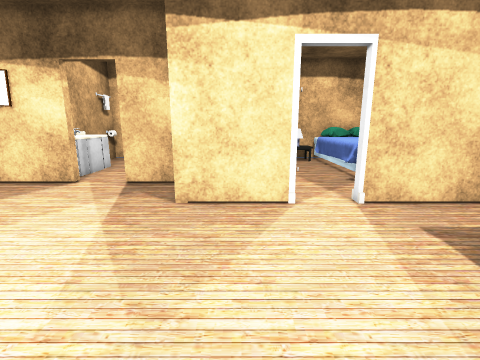
[1] (above)

23 first-person views from a walk through a Unity game level. The camera is 1.2 m above the floor, tilts 12° down and sees 85° across. The floor is counted in squares, 0.5 m on a side. Each view is taken from the middle of a square. On the plan, view 1 faces up. The plan holds only what a view shows up to about 18 squares ahead; the rest is blank. The player is left out. Some animated figures are left out. Door leaves are left out, so doorways stand open. Some surface patterns are stand-ins.

[2]
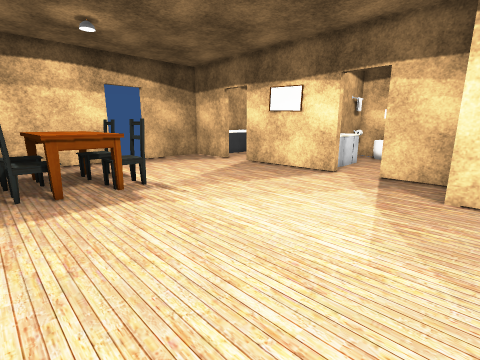

[3]
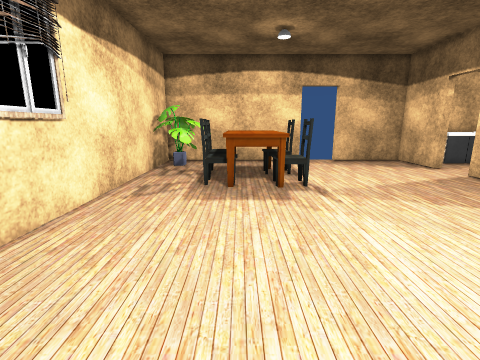

[4]
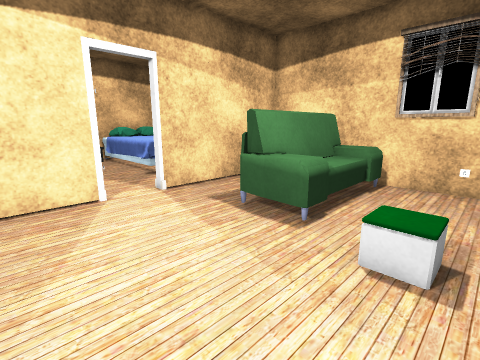

[5]
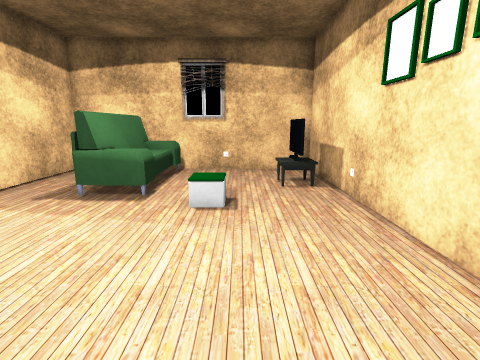

[6]
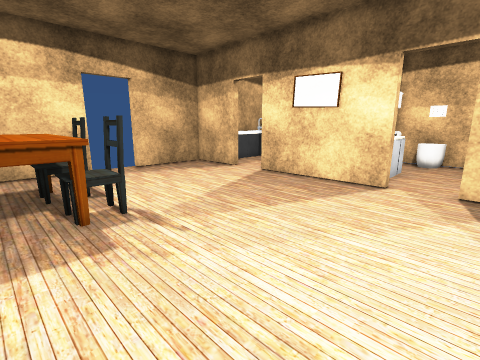

[7]
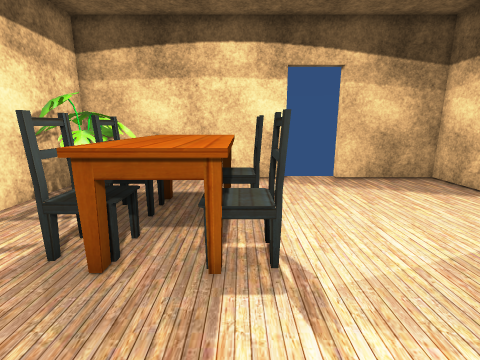

[8]
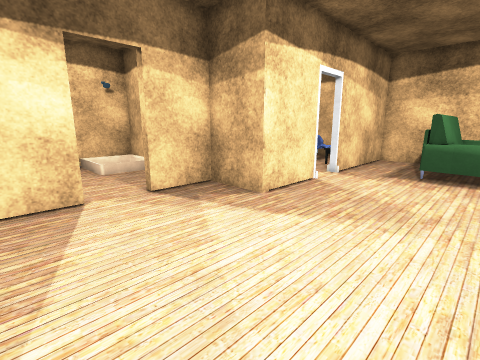

[9]
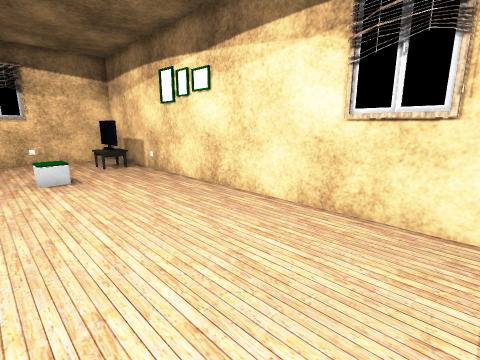

[10]
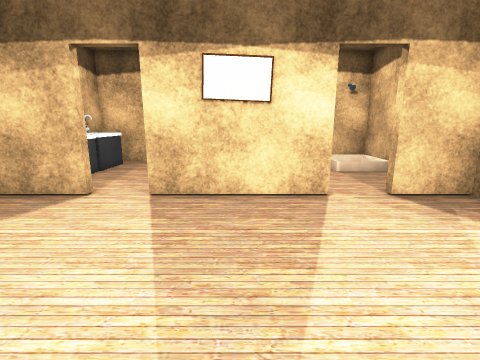

[11]
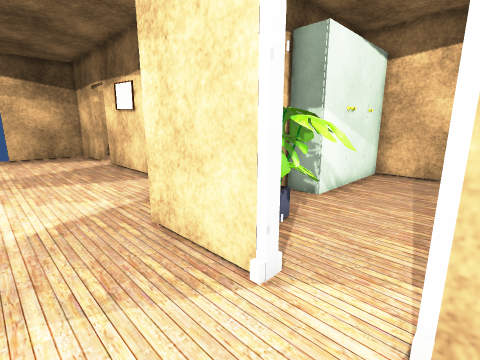

[12]
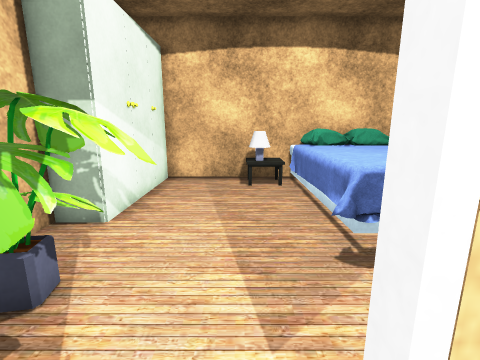

[13]
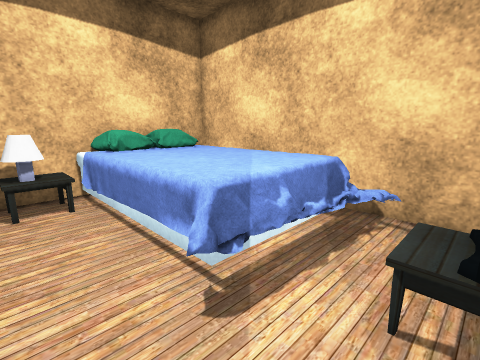

[14]
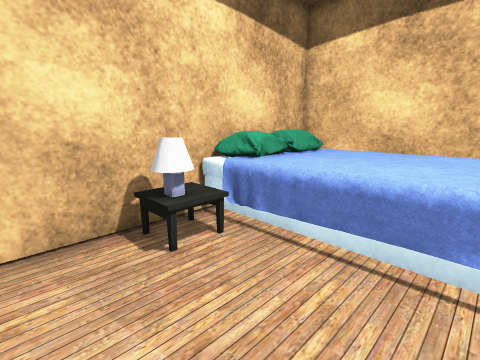

[15]
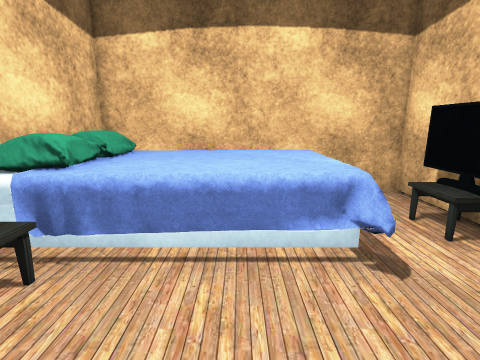

[16]
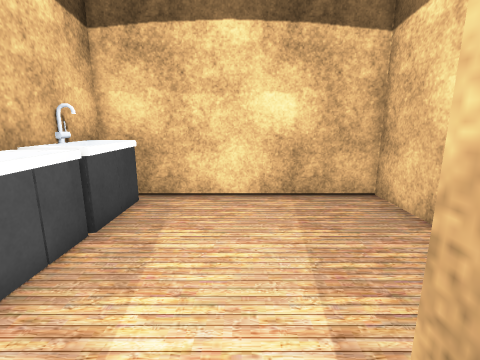

[17]
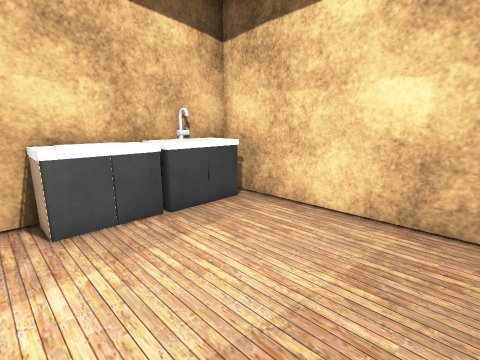

[18]
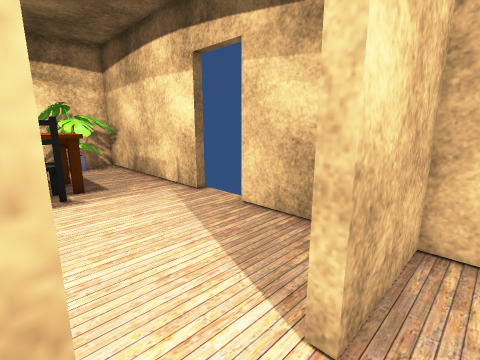

[19]
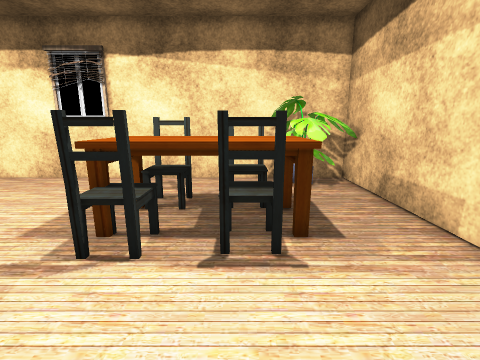

[20]
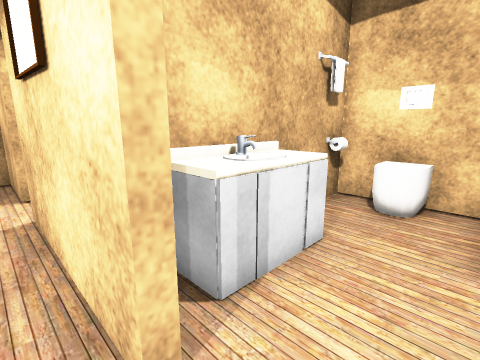

[21]
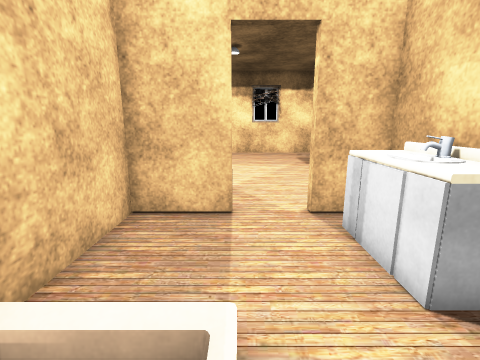

[22]
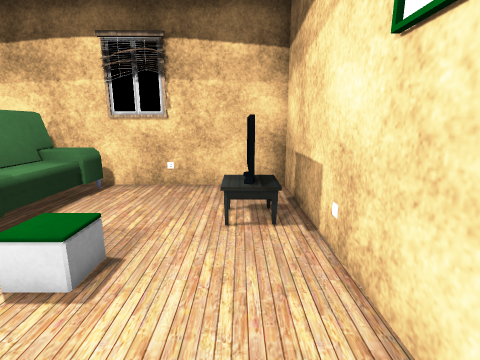

[23]
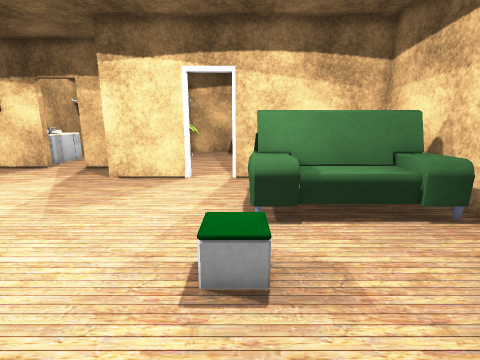

### Floor plan
Ten units are one square. View 1 is at (0, 0); x grows to the right and y downward. Boxes are objects, and circles mark ways between rooms. Rooms are numbered by the first view taken in them; rooms with no view inside come last. Other rooms are left out.
<svg viewBox="-195 -200 305 253">
<path fill="none" stroke="#000" d="M17 -78 -20 -78 -20 -107 -48 -107M-69 -107 -131 -107M-153 -107 -187 -107 -187 -64M-187 -40 -187 48 104 48 104 -78 37 -78M-16 -132 -16 -120M71 -82 104 -82 104 -188 -4 -188M-93 -160 -93 -188 -187 -188 -187 -111 -153 -111M-48 -111 -20 -111 -20 -188 -89 -188 -89 -111 -69 -111"/>
<rect x="-185" y="15" width="40" height="30" fill="#bbb"><title>other object</title></rect>
<rect x="-165" y="-25" width="60" height="40" fill="#bbb"><title>other object</title></rect>
<rect x="-155" y="5" width="20" height="20" fill="#bbb"><title>chair</title></rect>
<rect x="-155" y="-35" width="20" height="20" fill="#bbb"><title>chair</title></rect>
<rect x="-125" y="5" width="20" height="20" fill="#bbb"><title>chair</title></rect>
<rect x="-125" y="-35" width="20" height="20" fill="#bbb"><title>chair</title></rect>
<rect x="35" y="-45" width="70" height="30" fill="#bbb"><title>sofa</title></rect>
<rect x="55" y="25" width="30" height="10" fill="#bbb"><title>TV</title></rect>
<rect x="-15" y="-125" width="40" height="40" fill="#bbb"><title>other object</title></rect>
<rect x="-5" y="-185" width="10" height="60" fill="#bbb"><title>other object</title></rect>
<rect x="35" y="-185" width="10" height="10" fill="#bbb"><title>lamp</title></rect>
<rect x="45" y="-185" width="50" height="70" fill="#bbb"><title>bed</title></rect>
<rect x="55" y="-95" width="30" height="10" fill="#bbb"><title>TV</title></rect>
<rect x="75" y="-185" width="10" height="10" fill="#bbb"><title>other object</title></rect>
<rect x="-185" y="-155" width="20" height="30" fill="#bbb"><title>other object</title></rect>
<rect x="-185" y="-185" width="20" height="30" fill="#bbb"><title>other object</title></rect>
<rect x="-85" y="-155" width="20" height="40" fill="#bbb"><title>sink</title></rect>
<rect x="-85" y="-185" width="10" height="10" fill="#bbb"><title>other object</title></rect>
<rect x="-75" y="-185" width="20" height="20" fill="#bbb"><title>other object</title></rect>
<rect x="-45" y="-195" width="10" height="10" fill="#bbb"><title>other object</title></rect>
<circle cx="25" cy="-80" r="3" fill="#2a7"/>
<circle cx="-140" cy="-110" r="3" fill="#2a7"/>
<circle cx="-60" cy="-110" r="3" fill="#2a7"/>
<text x="-50" y="-20">1</text>
<text x="40" y="-140">2</text>
<text x="-140" y="-150">3</text>
<text x="-60" y="-150">4</text>
</svg>
Room 1 opens to room 2. Room 1 opens to room 3. Room 1 opens to room 4.

Where each view was taken, in squares from view 1:
view 1: 0 up, 0 right, facing up
view 2: 2 down, 1 left, facing up-left
view 3: 0 up, 1 left, facing left
view 4: 1 down, 1 left, facing up-right
view 5: 1 down, 4 left, facing right
view 6: 0 up, 4 left, facing up-left
view 7: 2 up, 7 left, facing left
view 8: 2 up, 9 left, facing up-right
view 9: 2 up, 9 left, facing down-right
view 10: 2 up, 10 left, facing up
view 11: 5 up, 4 right, facing up-left
view 12: 7 up, 3 right, facing up
view 13: 9 up, 3 right, facing up-right
view 14: 13 up, 1 right, facing up-right
view 15: 14 up, 1 right, facing right
view 16: 10 up, 14 left, facing up
view 17: 12 up, 11 left, facing up-left
view 18: 12 up, 13 left, facing down-left
view 19: 7 up, 14 left, facing down
view 20: 10 up, 5 left, facing up-left
view 21: 18 up, 5 left, facing down
view 22: 3 down, 0 right, facing right
view 23: 4 down, 4 right, facing up
